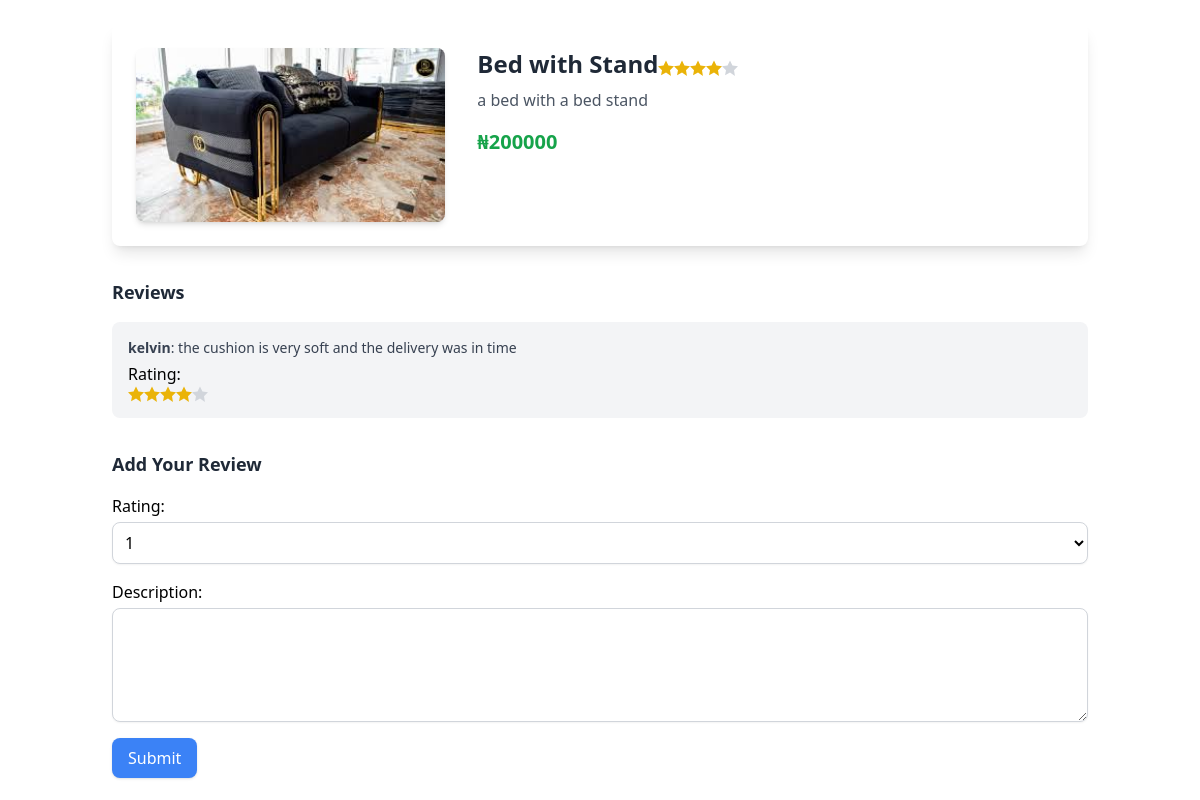
/store/product/2/, run on the app's committed database.
### Store/models.py (models this page shows, shortened)
class Product(models.Model):
    store = models.ForeignKey(Mystore, on_delete=models.CASCADE, related_name="products")
    name = models.CharField(max_length=50)
    price = models.PositiveIntegerField(default=1)
    description = models.CharField(max_length=100)
    image = models.ImageField(upload_to='productimages')

class MyReview(models.Model):
    RATING_CHOICES =(
("1", "1"),
("2", "2"),
("3", "3"),
("4", "4"),
("5", "5"),
)
    user = models.ForeignKey(settings.AUTH_USER_MODEL, on_delete=models.CASCADE)
    product = models.ForeignKey(Product, on_delete=models.CASCADE, related_name="reviews")  # Product being reviewed
    rating = models.CharField(max_length=1, choices=RATING_CHOICES, default='1')
    description = models.CharField(max_length=200)

### User/models.py (models this page shows, shortened)
class Account(AbstractBaseUser, PermissionsMixin):
    email = models.EmailField(unique=True)
    username = models.CharField(max_length=30, unique=True)
    role      = models.CharField(max_length=20, choices=ROLE_CHOICES, default='buyer')
    first_name = models.CharField(max_length=30, blank=True)
    last_name = models.CharField(max_length=30, blank=True)
    last_login	= models.DateTimeField(verbose_name='last login', auto_now=True)
    is_online = models.BooleanField(default=False)
    is_active = models.BooleanField(default=True)
    is_admin = models.BooleanField(default=False)
    is_staff = models.BooleanField(default=False)
    is_buyer = models.BooleanField(default=False)
    USERNAME_FIELD = 'email'
    REQUIRED_FIELDS = ['username',]
    objects = MyAccountManager()

### Store/views.py (the view, shortened to what this page needs)
# urls.py: path('product/<int:product_id>/', views.product_detail, name='product_detail'),
def product_detail(request, product_id):
    product = get_object_or_404(Product, id=product_id)
    reviews = MyReview.objects.filter(product=product)
    avg_rating = MyReview.objects.filter(product=product).aggregate(Avg('rating'))['rating__avg']
    if avg_rating is None:
        avg_rating = 0
    form = ReviewForm(request.POST or None)
    context = {
        'avg_rating': avg_rating,
        'product': product,
        'reviews': reviews,
        'form': form
    }
    return render(request, 'Store/product_details.html', context)

### Store/forms.py
class ReviewForm(forms.ModelForm):
    class Meta:
        model = MyReview
        fields = ['rating', 'description']
        widgets = {
    'rating': forms.Select(choices=[(i, i) for i in range(1, 6)], attrs={'class': 'block w-full mt-1 p-2 bg-white border border-gray-300 rounded-lg shadow-sm focus:ring-2 focus:ring-blue-500 focus:outline-none'}),
    'description': forms.Textarea(attrs={'class': 'block w-full mt-1 p-2 bg-white border border-gray-300 rounded-lg shadow-sm focus:ring-2 focus:ring-blue-500 focus:outline-none', 'rows': 4}),
}

### Store/templates/Store/product_details.html (shortened to what this page needs)
{% extends "Store/base.html" %}
{% load custom_filters %}
{% block content %}
<div class="max-w-5xl mx-auto p-6 bg-white shadow-lg rounded-lg">
    <div class="flex flex-col md:flex-row items-center md:items-start">
        <img src="{{ product.image.url }}" alt="{{ product.name }}" class="w-full md:w-1/3 rounded-lg shadow-md mb-4 md:mb-0">
        <div class="ml-0 md:ml-8">
            <h1 class="text-2xl font-bold text-gray-800">{{ product.name }}</h1>
            <p class="text-gray-600 mt-2 break-words whitespace-normal">{{ product.description }}</p>
            <p class="text-xl text-green-600 mt-4 font-semibold">₦{{ product.price }}</p>
        </div>
        {% if avg_rating %}
        <div class="flex mt-3">
            {% for i in "12345" %}
            {% if i <= avg_rating|floatformat:0 %}
                    <svg class="w-4 h-4 text-yellow-500" xmlns="http://www.w3.org/2000/svg" fill="currentColor" viewBox="0 0 24 24">
                        <path d="M12 .587l3.668 7.568L24 9.432l-6 6.117 1.417 8.451L12 18.899l-7.417 4.101L6 15.549 0 9.432l8.332-1.277L12 .587z" />
                    </svg>
                {% else %}
                    <svg class="w-4 h-4 text-gray-300" xmlns="http://www.w3.org/2000/svg" fill="currentColor" viewBox="0 0 24 24">
                        <path d="M12 .587l3.668 7.568L24 9.432l-6 6.117 1.417 8.451L12 18.899l-7.417 4.101L6 15.549 0 9.432l8.332-1.277L12 .587z" />
                    </svg>
                {% endif %}
            {% endfor %}
        </div>
{% endif %}
                </div>
    </div>
    <div class="mt-8">
        <h2 class="text-lg font-semibold text-gray-800 mb-4">Reviews</h2>
        <div class="space-y-4">
            {% for review in reviews %}
                <div class="p-4 bg-gray-100 rounded-lg">
                    <p class="text-sm text-gray-700">
                        <span class="font-bold">{{ review.user.username }}</span>: {{ review.description }}
                    </p>
                    <div class="mt-1">
                        <h1>Rating:
                            <div class="flex">
                                {% for i in "12345"|make_list %}
                                    {% if i <= review.rating %}
                                        <svg class="w-4 h-4 text-yellow-500" xmlns="http://www.w3.org/2000/svg" fill="currentColor" viewBox="0 0 24 24">
                                            <path d="M12 .587l3.668 7.568L24 9.432l-6 6.117 1.417 8.451L12 18.899l-7.417 4.101L6 15.549 0 9.432l8.332-1.277L12 .587z" />
                                        </svg>
                                    {% else %}
                                        <svg class="w-4 h-4 text-gray-300" xmlns="http://www.w3.org/2000/svg" fill="currentColor" viewBox="0 0 24 24">
                                            <path d="M12 .587l3.668 7.568L24 9.432l-6 6.117 1.417 8.451L12 18.899l-7.417 4.101L6 15.549 0 9.432l8.332-1.277L12 .587z" />
                                        </svg>
                                    {% endif %}
                                {% endfor %}
                            </div>
                        </h1>
                    </div>
                </div>
            {% empty %}
                <p class="text-gray-500">No reviews yet. Be the first to review this product!</p>
            {% endfor %}
        </div>
    </div>
    <div class="mt-8">
        <h2 class="text-lg font-semibold text-gray-800 mb-4">Add Your Review</h2>
        <form method="POST" class="space-y-4">
            {{ form.as_p }}
            <button type="submit" class="px-4 py-2 bg-blue-500 text-white rounded-lg shadow hover:bg-blue-600">Submit</button>
        </form>
    </div>
</div>
{% endblock %}

### data on the page
Product: image (picture), name "Bed with Stand", description "a bed with a bed stand", price "200000"
MyReview: user.username "kelvin", description "the cushion is very soft and the delivery was in time", rating "4" (drawn)
